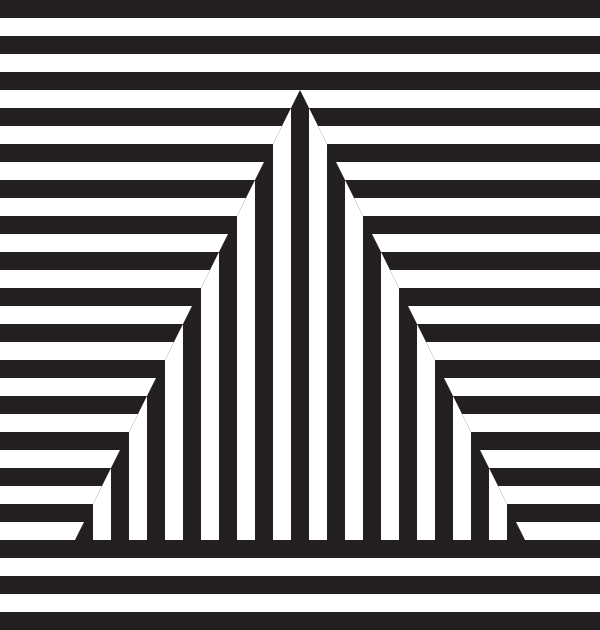
Frame 1 (no input)
Frame 60 (no input): identical to frame 1, image omitted
Frame 120 (the mouse pressed at the canvas centre since frame 60): identical to frame 1, image omitted

The p5.js sketch that drew this single still picture (run headless with seeded random() and noise() and a simulated clock; from frame 60 on, the mouse is pressed at the canvas centre):

// p5.js sketch
// ── sketch.js
var thick;
var numRect;
function setup() {
	createCanvas(600,630);
	background(255,255,255);
	thick = 18;
}

function draw() {
	background(35,31,32);
	noStroke();
	for(var i = 0; i < 35; i++){
		if(i%2 == 0){
			fill(35,31,32);
			//println(i);
		}
		else{
			fill(255,255,255);
			//println(i);
		}
		rect(0, i*thick, width, thick);
	}
	fill(35,31,32);
	triangle(width/8, thick*30, width - width/8, thick*30, width/2, thick*5);
	
	//overlay triangle
	fill(255,255,255);
	beginShape();
	vertex(width/8, thick*30);
	vertex(width - width/8, thick*30);
	vertex(width/2, thick*5);
	//left side of triangle
	numRect = 30;
	for(var i = 0; i < 12; i++){
		if(i%2 == 0){
			beginContour();
			vertex(width/8 + i*thick, numRect*thick);
			numRect -= 2;
			vertex(width/8 + i*thick + thick, numRect*thick);
			numRect-=2;
			vertex(width/8 + i*thick + thick, height - thick*5);
			vertex(width/8 + i*thick, height - thick*5);
			endContour();
		}
	}
	//middle
	beginContour();
	vertex(width/8 + 12*thick, 6*thick);
	vertex(width/8 + 12.5*thick, 5*thick);
	vertex(width/8 + 13*thick, 6*thick);
	vertex(width/8 + 13*thick, height - thick*5);
	vertex(width/8 + 12*thick, height - thick*5);
	endContour();
	//right side
	numRect = 8;
	for(var i = 14; i < 25; i++){
		if(i%2 == 0){
			beginContour();
			vertex(width/8 + i*thick, numRect*thick);
			numRect += 2;
			vertex(width/8 + i*thick + thick, numRect*thick);
			numRect += 2;
			vertex(width/8 + i*thick + thick, height - thick*5);
			vertex(width/8 + i*thick, height - thick*5);
			endContour();
		}
	}
	endShape();
}
// ── drippy_tri.js
var thick;
var numRect;
function setup() {
	createCanvas(600,630);
	background(255,255,255);
	thick = 18;
	println(width - width/8 - width/8);
}

function draw() {
	background(0);
	noStroke();
	for(var i = 0; i < 35; i++){
		if(i%2 == 0){
			fill(0);
			//println(i);
		}
		else{
			fill(255,255,255);
			//println(i);
		}
		rect(0, i*thick, width, thick);
	}
	fill(0,0,0,255);
	triangle(width/8, thick*30, width - width/8, thick*30, width/2, thick*5);
	for(var i = 0; i < 25; i++){
		if(i%2 == 0){
			fill(0,0,0,0);
		}
		else{
			fill(255,255,255,0);
		}
		rect(width/8 + i*thick, thick*5, thick, thick*30 - thick*5);
	}
	fill(255,255,255);
	beginShape();
	vertex(width/8, thick*30);
	vertex(width - width/8, thick*30);
	vertex(width/2, thick*5);
	//left side of triangle
	numRect = 30;
	for(var i = 0; i < 12; i++){
		if(i%2 == 0){
			beginContour();
			vertex(width/8 + i*thick, numRect*thick);
			numRect -= 2;
			vertex(width/8 + i*thick + thick, numRect*thick);
			numRect-=2;
			vertex(width/8 + i*thick + thick, height - thick*5);
			vertex(width/8 + i*thick, height - thick*5);
			endContour();
		}
	}
	//middle
	beginContour();
	vertex(width/8 + 12*thick, 6*thick);
	vertex(width/8 + 12.5*thick, 5*thick);
	vertex(width/8 + 13*thick, 6*thick);
	vertex(width/8 + 13*thick, height - thick*5);
	vertex(width/8 + 12*thick, height - thick*5);
	endContour();
	
	//right side
	numRect = 8;
	for(var i = 14; i < 25; i++){
		beginContour();
		vertex(width/8 + i*thick, numRect*thick);
		numRect += 2;
		vertex(width/8 + i*thick + thick, numRect*thick);
		numRect += 2;
		vertex(width/8 + i*thick + thick, height - thick*5);
		vertex(width/8 + i*thick, height - thick*5);
		endContour();
	}

	endShape();
}
